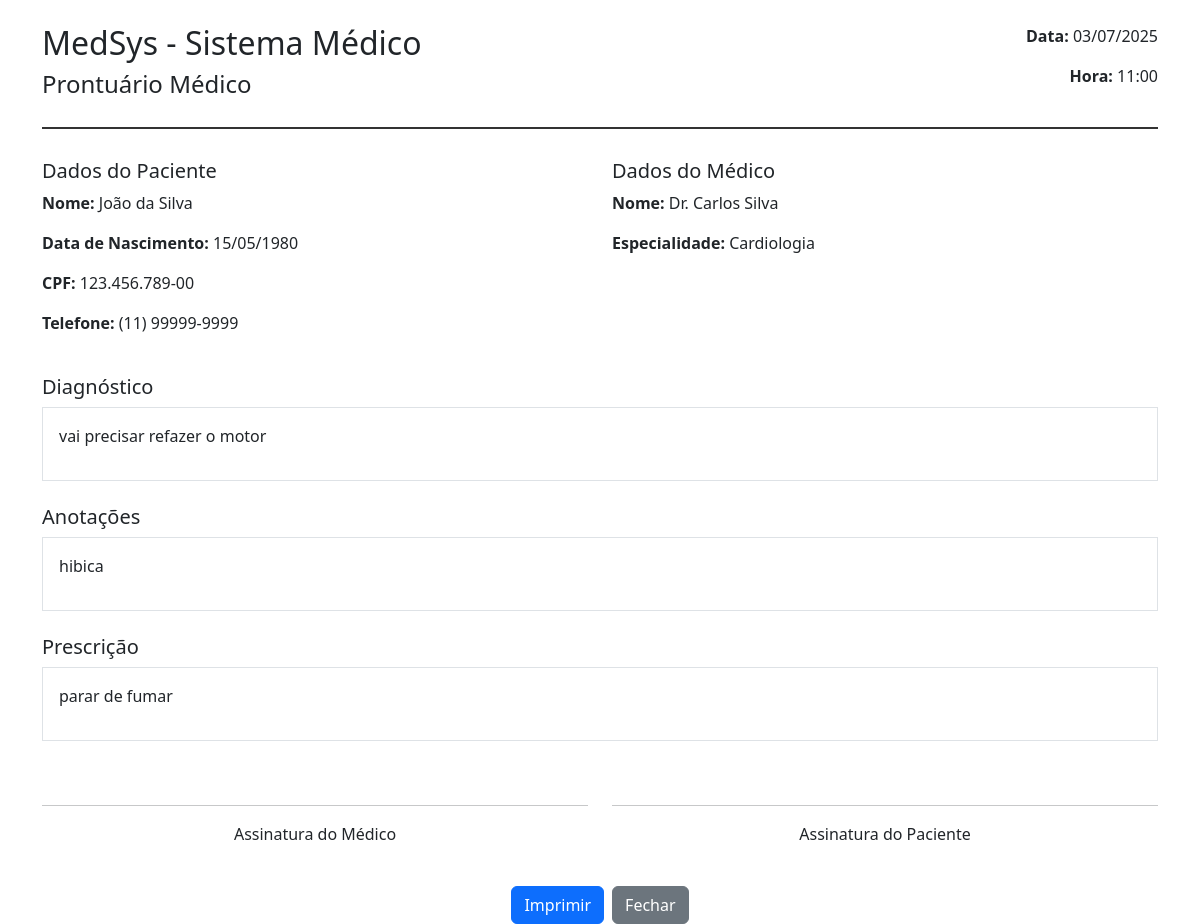
/prontuarios/1/imprimir/ (signed in), run on the app's committed database.
### clinica/models.py (models this page shows, shortened)
class Prontuario(models.Model):
    consulta = models.OneToOneField(Consulta, on_delete=models.CASCADE)
    anotacoes = models.TextField()
    diagnostico = models.TextField()
    prescricao = models.TextField(blank=True)

class Consulta(models.Model):
    STATUS_CHOICES = [
        ('PENDENTE', 'Pendente'),
        ('CONFIRMADA', 'Confirmada'),
        ('CANCELADA', 'Cancelada'),
        ('ESPERA', 'Em Espera'),
        ('FINALIZADA', 'Finalizada'),
    ]
    paciente = models.ForeignKey(Paciente, on_delete=models.CASCADE)
    medico = models.ForeignKey(Medico, on_delete=models.SET_NULL, null=True)
    data = models.DateTimeField()
    motivo = models.TextField()
    concluida = models.BooleanField(default=False)
    status = models.CharField(max_length=10, choices=STATUS_CHOICES, default='PENDENTE')

class Paciente(models.Model):
    nome = models.CharField(max_length=100)
    data_nascimento = models.DateField()
    cpf = models.CharField(max_length=14, unique=True)
    telefone = models.CharField(max_length=20)
    endereco = models.TextField()

class Medico(models.Model):
    user = models.OneToOneField(User, on_delete=models.CASCADE, related_name='medico_profile')
    nome = models.CharField(max_length=100)
    crm = models.CharField(max_length=20, unique=True)
    especialidade = models.ForeignKey(Especialidade, on_delete=models.SET_NULL, null=True)

class Especialidade(models.Model):
    nome = models.CharField(max_length=100)

### prontuario/views.py (the view)
# urls.py: path('prontuarios/<int:prontuario_id>/imprimir/', views.imprimir_prontuario, name='imprimir_prontuario'),
@medico_or_admin_required
def imprimir_prontuario(request, prontuario_id):
    prontuario = get_object_or_404(Prontuario, id=prontuario_id)
    if request.user.user_type == 'medico':
        try:
            if prontuario.consulta.medico != request.user.medico_profile:
                messages.error(request, 'Você não tem permissão para imprimir este prontuário.')
                return redirect('prontuarios')
        except:
            messages.error(request, 'Perfil de médico não configurado.')
            return redirect('prontuarios')
    return render(request, 'prontuario/imprimir_prontuario.html', {
        'prontuario': prontuario
    })

### templates/prontuario/imprimir_prontuario.html (shortened to what this page needs)
<!DOCTYPE html>
<html lang="pt-BR">
<head>
    <link href="https://cdn.jsdelivr.net/npm/bootstrap@5.3.0/dist/css/bootstrap.min.css" rel="stylesheet">
</head>
<body>
    <div class="container mt-4">
        <div class="prontuario-header">
            <div class="row">
                <div class="col-md-6">
                    <h2>MedSys - Sistema Médico</h2>
                    <h4>Prontuário Médico</h4>
                </div>
                <div class="col-md-6 text-end">
                    <p><strong>Data:</strong> {{ prontuario.consulta.data|date:"d/m/Y" }}</p>
                    <p><strong>Hora:</strong> {{ prontuario.consulta.data|date:"H:i" }}</p>
                </div>
            </div>
        </div>
        <div class="row mb-4">
            <div class="col-md-6">
                <h5>Dados do Paciente</h5>
                <p><strong>Nome:</strong> {{ prontuario.consulta.paciente.nome }}</p>
                <p><strong>Data de Nascimento:</strong> {{ prontuario.consulta.paciente.data_nascimento|date:"d/m/Y" }}</p>
                <p><strong>CPF:</strong> {{ prontuario.consulta.paciente.cpf }}</p>
                <p><strong>Telefone:</strong> {{ prontuario.consulta.paciente.telefone }}</p>
            </div>
            <div class="col-md-6">
                <h5>Dados do Médico</h5>
                <p><strong>Nome:</strong> {{ prontuario.consulta.medico.nome }}</p>
                <p><strong>Especialidade:</strong> {{ prontuario.consulta.medico.especialidade.nome }}</p>
            </div>
        </div>
        <div class="row mb-4">
            <div class="col-12">
                <h5>Diagnóstico</h5>
                <div class="border p-3">
                    {{ prontuario.diagnostico|linebreaks }}
                </div>
            </div>
        </div>
        {% if prontuario.anotacoes %}
        <div class="row mb-4">
            <div class="col-12">
                <h5>Anotações</h5>
                <div class="border p-3">
                    {{ prontuario.anotacoes|linebreaks }}
                </div>
            </div>
        </div>
        {% endif %}
        {% if prontuario.prescricao %}
        <div class="row mb-4">
            <div class="col-12">
                <h5>Prescrição</h5>
                <div class="border p-3">
                    {{ prontuario.prescricao|linebreaks }}
                </div>
            </div>
        </div>
        {% endif %}
        <div class="row mt-5">
            <div class="col-md-6">
                <hr>
                <p class="text-center">Assinatura do Médico</p>
            </div>
            <div class="col-md-6">
                <hr>
                <p class="text-center">Assinatura do Paciente</p>
            </div>
        </div>
        <div class="no-print mt-4">
            <div class="d-flex justify-content-center gap-2">
                <button onclick="window.print()" class="btn btn-primary">
                     Imprimir
                </button>
                <button onclick="window.close()" class="btn btn-secondary">
                     Fechar
                </button>
            </div>
        </div>
    </div>
</body>
</html>

### templates/prontuario/imprimir_prontuario.html (style rules this page uses)
.prontuario-header { border-bottom: 2px solid #333; padding-bottom: 20px; margin-bottom: 30px; }

### data on the page
Prontuario: consulta.data "03/07/2025", consulta.data "11:00", consulta.paciente.nome "João da Silva", consulta.paciente.data_nascimento "15/05/1980", consulta.paciente.cpf "123.456.789-00", consulta.paciente.telefone "(11) 99999-9999", consulta.medico.nome "Dr. Carlos Silva", consulta.medico.especialidade.nome "Cardiologia", diagnostico "vai precisar refazer o motor", anotacoes "hibica", prescricao "parar de fumar"
